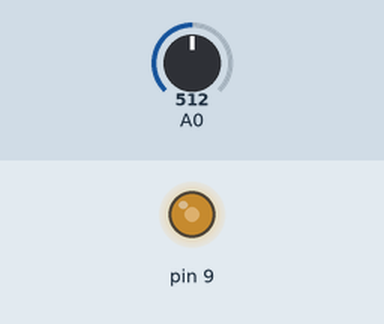
A sketch run on a simulated Arduino Uno, built with avr-gcc and run on an emulated ATmega328P. Shown: output pins drawn as LEDs (lit = HIGH). The inputs (shaded band) are chosen by the test bench; at power-on: A0 = 512.

Above: at 1.2 s.
1.3 s: A0 set to 716
At 2.4 s:
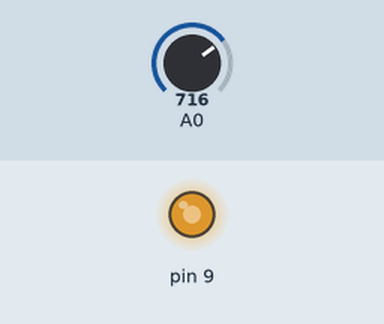
2.8 s: A0 set to 900
At 3.5 s:
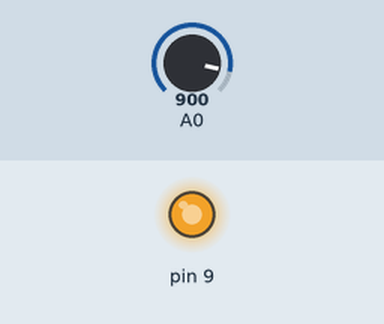
4.3 s: A0 set to 122
At 4.6 s:
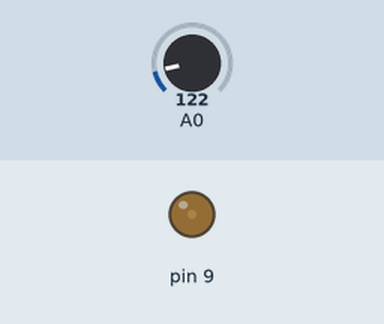
5.8 s: A0 set to 0
At 7.0 s:
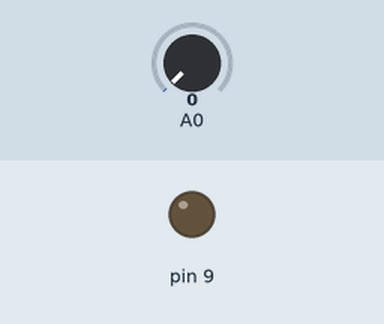
Timing chart, 0 to 8.3 s (numbered marks = the images above; inputs shaded):
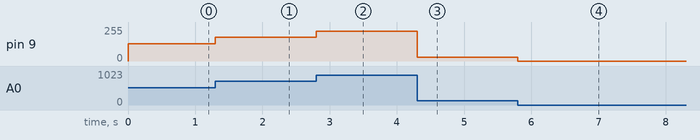

The sketch:

dimmable-light.ino
```cpp
int pot_val = 0;

void setup() {
  // put your setup code here, to run once:
  pinMode(9,OUTPUT);
}

void loop() {
  // put your main code here, to run repeatedly:
  pot_val = analogRead(A0);
  analogWrite(9, pot_val/4); // Apply brightness to LED on pin 9

}
```

Measured:
- after the input at 1.3 s, pin 9: 128/255 → 179/255 at once
- after the input at 2.8 s, pin 9: 179/255 → 225/255 at once
- after the input at 4.3 s, pin 9: 225/255 → 30/255 at once
- after the input at 5.8 s, pin 9: 30/255 → 0/255 at once
